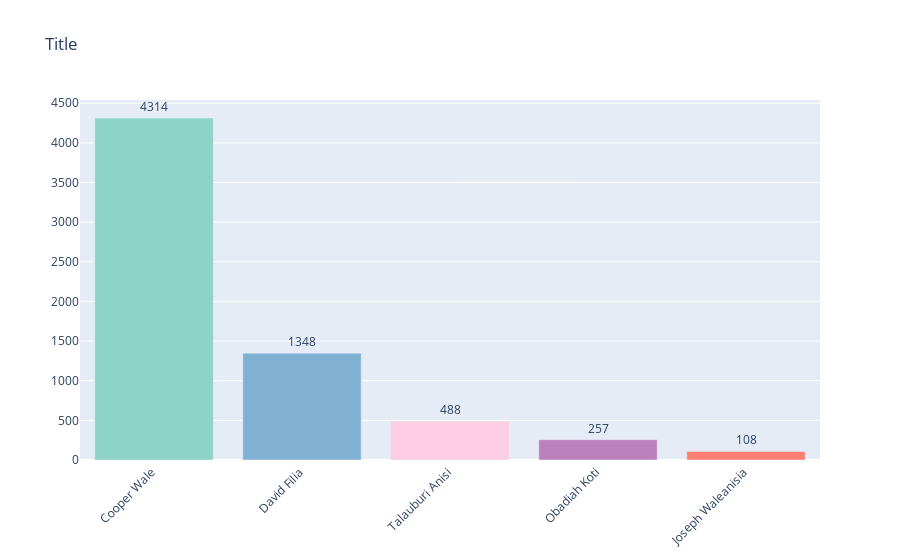

The cell this chart's notebook holds for it:
### Code cell
fig = go.Figure()
measures = list(df.columns)
fig.add_trace(go.Bar(
    x = df.loc[df['loc_name'] == loc, 'Candidate'].values,
    y = df.loc[df['loc_name'] == loc, 'Total'].values,
    name = loc,
    marker = dict(color = list(map(lambda y: sol_geo.colormap[y], df.loc[df['loc_name'] == loc, 'Party'].values))),
    hovertemplate = '%{x} <extra>%{y}</extra>',
    text = df.loc[df['loc_name'] == loc, 'Total'].values,
    textposition='auto',
))
fig.update_layout(barmode='group', xaxis_tickangle=-45, title_text="Title",
                   xaxis={'categoryorder':'total descending'}, )
fig.update_traces(textfont_size=12, textangle=0, textposition="outside", cliponaxis=False)

### Figure 1 — Plotly figure (JSON) as saved in the notebook; plotly's stock layout.template omitted (floating-point values rounded to 4 significant figures)
{"data": [{"cliponaxis": false, "hovertemplate": "%{x} <extra>%{y}</extra>", "marker": {"color": ["#fb8072", "#bc80bd", "#fccde5", "#80b1d3", "#8dd3c7"]}, "name": "Auki-Langalanga", "text": [108, 257, 488, 1348, 4314], "textangle": 0, "textfont": {"size": 12}, "textposition": "outside", "type": "bar", "x": ["Joseph Waleanisia ", "Obadiah Koti ", "Talauburi Anisi ", "David Filia ", "Cooper Wale "], "y": [108, 257, 488, 1348, 4314]}], "layout": {"barmode": "group", "title": {"text": "Title"}, "xaxis": {"categoryorder": "total descending", "tickangle": -45}}}
